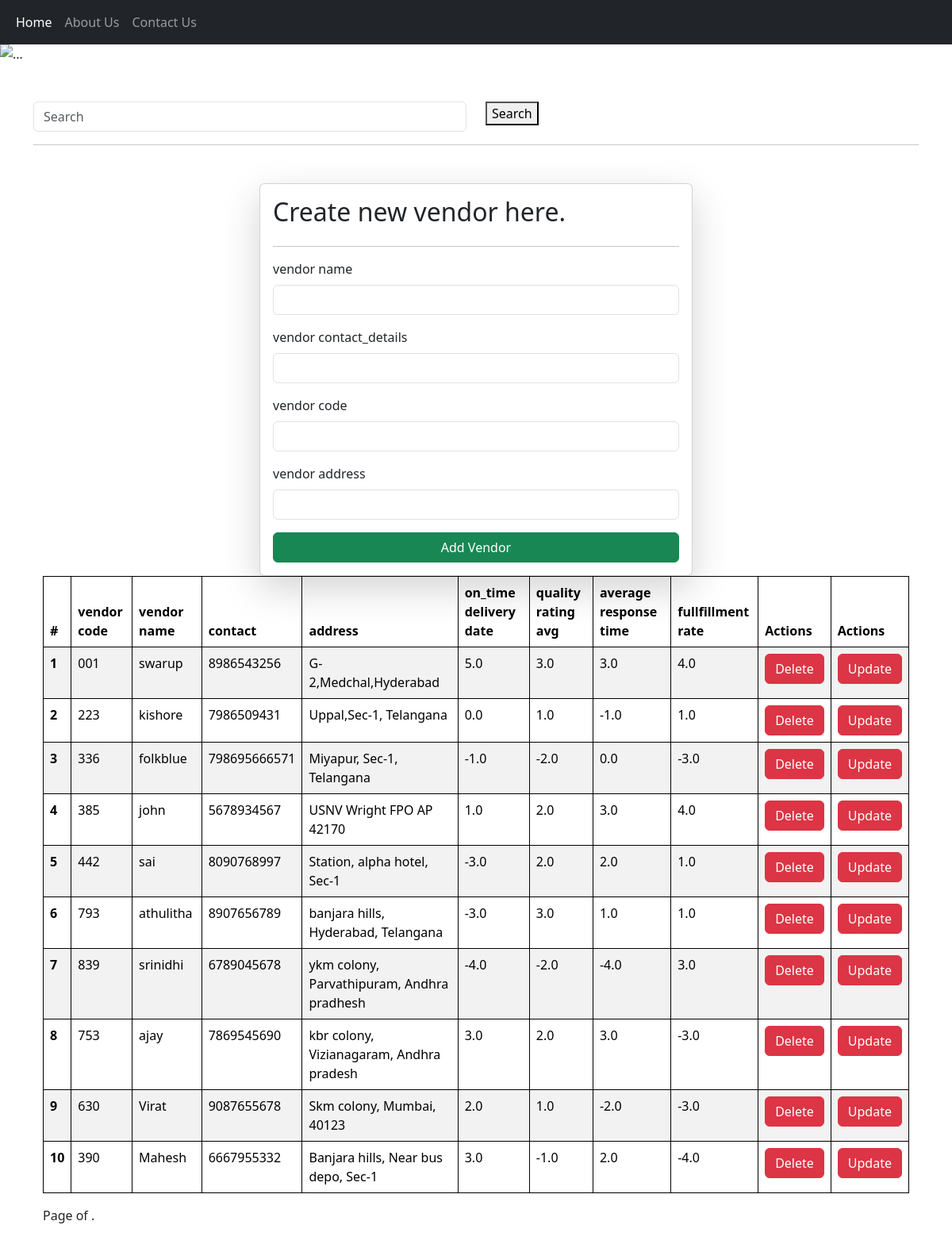
The app's page /vendors/ with its own data.
### Vendor_app/models.py (models this page shows, shortened)
class Vendor(models.Model):
    name = models.CharField(max_length=255)
    contact_details = models.TextField()
    address = models.TextField()
    vendor_code = models.CharField(max_length=20, unique=True)
    on_time_delivery_rate = models.FloatField(null=True, blank=True)
    quality_rating_avg = models.FloatField(null=True, blank=True)
    average_response_time = models.FloatField(null=True, blank=True)
    fulfillment_rate = models.FloatField(null=True, blank=True)

### Vendor_app/views.py (the view, shortened to what this page needs)
# urls.py: path('vendors/', vendor_list, name='vendor-list'),
def vendor_list(request):
    vendors = Vendor.objects.all()
    return render(request, 'vendor_list.html', {'vendors': vendors})

### Vendor_app/templates/vendor_list.html (shortened to what this page needs)
<!DOCTYPE html>
<html lang="en">
<head>
    <link href="https://cdn.jsdelivr.net/npm/bootstrap@5.3.2/dist/css/bootstrap.min.css" rel="stylesheet">
</head>
<body>
    <nav class="navbar navbar-expand-lg navbar-dark bg-dark">
      <div class="container-fluid">
        <div class="collapse navbar-collapse" id="navbarSupportedContent">
          <cl class="navbar-nav me-auto mb-2 mb-lg-0">
            <li class="nav-item">
              <a class="nav-link active" aria-current="page" href="/">Home</a>
            </li>
            <li class="nav-item">
              <a class="nav-link" href="/about">About Us</a>
            </li>
            <li class="nav-item">
              <a class="nav-link" href="/contact">Contact Us</a>
            </li>
          </cl>
        </div>
      </div>
    </nav>
    <div class="container-fluid px-0 mb-3" >
      <img src="https://source.unsplash.com/2000x400/?Office" class="d-block w-100" alt="...">
    </div>
   <form class="mb-4">
    <div class="container mt-5">
      <div class="row">
        <div class="col-md-6">
          <input class="form-control" name="search" placeholder="Search">
        </div>
        <div class="col-md-6">
          <button type="submit" class="btn-btn-primary">Search</button>
        </div>
      </div>
   </form>
    <hr>
     <div class="container mt-5">
  <form class="col-6 mx-auto card p-3 shadow-lg" method="post" enctype="multipart/form-data">
      <h2>Create new vendor here.</h2>
      <hr>
      <div class="mb-3">
        <label for="exampleInputEmail1" class="form-label">vendor name</label>
        <input name="name" value="{{vendors.name}}" type="text" class="form-control" required>
      </div>
      <div class="mb-3">
        <label for="exampleInputEmail1" class="form-label">vendor contact_details</label>
        <input name="contact_details" value="{{vendors.contact_details}}" type="text" class="form-control" required>
      </div>
      <div class="mb-3">
        <label for="exampleInputEmail1" class="form-label">vendor code</label>
        <input name="vendor_code" value="{{vendors.vendor_code}}" type="text" class="form-control" required>
      </div>
      <div class="mb-3">
        <label for="exampleInputEmail1" class="form-label">vendor address</label>
        <input name="address" value="{{vendors.address}}" type="text" class="form-control" required>
      </div>
      <button type="submit" class="btn btn-success">Add Vendor</button>
      </form>
      <table class="table table-striped">
        <thead>
          <tr>
            <th scope="col">#</th>
            <th scope="col">vendor code</th>
            <th scope="col">vendor name</th>
            <th scope="col">contact</th>
            <th scope="col">address</th>
            <th scope="col">on_time delivery date</th>
            <th scope="col">quality rating avg</th>
            <th scope="col">average response time</th>
            <th scope="col">fullfillment rate</th>
            <th scope="col">Actions</th>
            <th scope="col">Actions</th>
          </tr>
        </thead>
        <tbody>
            {% for vendor in vendors %}
            <tr>
              <th scope="row">{{forloop.counter}}</th>
              <td>{{vendor.vendor_code}}</td>
              <td>{{vendor.name}}</td>
              <td>{{vendor.contact_details}}</td>
              <td>{{vendor.address}}</td>
              <td>{{vendor.on_time_delivery_rate}}</td>
              <td>{{vendor.quality_rating_avg}}</td>
              <td>{{vendor.average_response_time}}</td>
              <td>{{vendor.fulfillment_rate}}</td>
              <td>
                <a href="/delete-vendor/{{vendor.id}}/" class="btn btn-danger">Delete</a>
              </td>
              <td>
                <a href="/update-vendor/{{vendor.id}}/" class="btn btn-danger">Update</a>
              </td>
            </tr>
            {% endfor %}
            </tbody>
          </table>
          <nav aria-label="Page navigation example">
            <ul class="pagination">
                <span class="current">
                    Page {{ queryset.number }} of {{ queryset.paginator.num_pages }}.
                </span>
        </div>

### Vendor_app/templates/vendor_list.html (style rules this page uses)
table, th, td { border: 1px solid black; }

### records on screen
Vendor: vendor_code "001", name "swarup", contact_details "8986543256", address "G-2,Medchal,Hyderabad", on_time_delivery_rate "5.0", quality_rating_avg "3.0", average_response_time "3.0", fulfillment_rate "4.0"
Vendor: vendor_code "223", name "kishore", contact_details "7986509431", address "Uppal,Sec-1, Telangana", on_time_delivery_rate "0.0", quality_rating_avg "1.0", average_response_time "-1.0", fulfillment_rate "1.0"
Vendor: vendor_code "336", name "folkblue", contact_details "798695666571", address "Miyapur, Sec-1, Telangana", on_time_delivery_rate "-1.0", quality_rating_avg "-2.0", average_response_time "0.0", fulfillment_rate "-3.0"
Vendor: vendor_code "385", name "john", contact_details "5678934567", address "USNV Wright FPO AP 42170", on_time_delivery_rate "1.0", quality_rating_avg "2.0", average_response_time "3.0", fulfillment_rate "4.0"
Vendor: vendor_code "442", name "sai", contact_details "8090768997", address "Station, alpha hotel, Sec-1", on_time_delivery_rate "-3.0", quality_rating_avg "2.0", average_response_time "2.0", fulfillment_rate "1.0"
Vendor: vendor_code "793", name "athulitha", contact_details "8907656789", address "banjara hills, Hyderabad, Telangana", on_time_delivery_rate "-3.0", quality_rating_avg "3.0", average_response_time "1.0", fulfillment_rate "1.0"
Vendor: vendor_code "839", name "srinidhi", contact_details "6789045678", address "ykm colony, Parvathipuram, Andhra pradhesh", on_time_delivery_rate "-4.0", quality_rating_avg "-2.0", average_response_time "-4.0", fulfillment_rate "3.0"
Vendor: vendor_code "753", name "ajay", contact_details "7869545690", address "kbr colony, Vizianagaram, Andhra pradesh", on_time_delivery_rate "3.0", quality_rating_avg "2.0", average_response_time "3.0", fulfillment_rate "-3.0"
Vendor: vendor_code "630", name "Virat", contact_details "9087655678", address "Skm colony, Mumbai, 40123", on_time_delivery_rate "2.0", quality_rating_avg "1.0", average_response_time "-2.0", fulfillment_rate "-3.0"
Vendor: vendor_code "390", name "Mahesh", contact_details "6667955332", address "Banjara hills, Near bus depo, Sec-1", on_time_delivery_rate "3.0", quality_rating_avg "-1.0", average_response_time "2.0", fulfillment_rate "-4.0"
